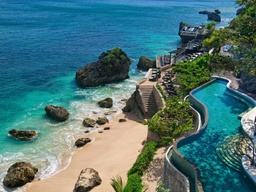
#> input picture A2_P1/InputData/7-Bali-Resorts-RIMBA-1.jpg, 256 x 192 px, shrunk from 1024 x 768 before the run
$ python MainScript.py
#> lines starting #> are read from the running program, lines starting #| are printed output that depends on the picture; after the words box and inside, x2 and y2 are one past the last pixel; in counts of white or black regions, pixels touching at a corner belong together
###########################################################
###########################################################
#### Part of the Semester Assignment of Benedikt Kurz #####
################# Module: Image Processing ################
##################### Department of Informatics ###########
######## E-Mail: benedikt.kurz002@stud.fh-dortmund.de #####
########## Registration Number: 21390260 ##################
###########################################################
###########################################################

import cv2;
import numpy as np
import random
import time
import skimage.measure as measure
import skimage.metrics
import matplotlib.pyplot as plt
import colorsys
import mpl_toolkits.mplot3d.axes3d as p3

# Read the file
# 1. Task: Read it as BGR and transform it into RGB
imageToUseName = './InputData/7-Bali-Resorts-RIMBA-1.jpg'
img_bgr = cv2.imread(imageToUseName)
#> img_bgr is the input picture: shape (192, 256, 3); mean B, G, R 118.9, 116.8, 76.7

width, height, _ = img_bgr.shape
#> width = 192; height = 256
array_length = width * height
#> array_length = 49152
k = 0

r_val = [0] * array_length
g_val = [0] * array_length
b_val = [0] * array_length

for i in range(width):
    for j in range(height):

        # Get the rgb values
        bgr_value_blue = img_bgr[i, j, 0]
        b_val[k] = bgr_value_blue

        bgr_value_green = img_bgr[i, j, 1]
        g_val[k] = bgr_value_green

        bgr_value_red = img_bgr[i, j, 2]
        r_val[k] = bgr_value_red

        k = k + 1
#> after the loop, b_val = 49152 items; g_val = 49152 items; k = 49152; r_val = 49152 items
        # print("Blue: " + str(bgr_value_blue)
        #	+ ", Green: " + str(bgr_value_green)
        #	+ ", Red: " + str(bgr_value_red))

img_rgb = cv2.cvtColor(img_bgr, cv2.COLOR_BGR2RGB)

cv2.imshow("RGB Image", img_rgb)
#cv2.resizeWindow("RGB Image", 480, 360)
cv2.waitKey()


# Plot the graph
fig = plt.figure()
ax = p3.Axes3D(fig)
ax.scatter(r_val, g_val, b_val, marker='o', facecolors=cv2.cvtColor(img_bgr, cv2.COLOR_BGR2RGB).reshape(-1,3)/255)

ax.set_xlabel('Red')
ax.set_ylabel('Green')
ax.set_zlabel('Blue')
rgb_distribution = fig.add_axes(ax)
#plt.show()
plt.savefig("./OutputData/rgb_distribution.jpg")
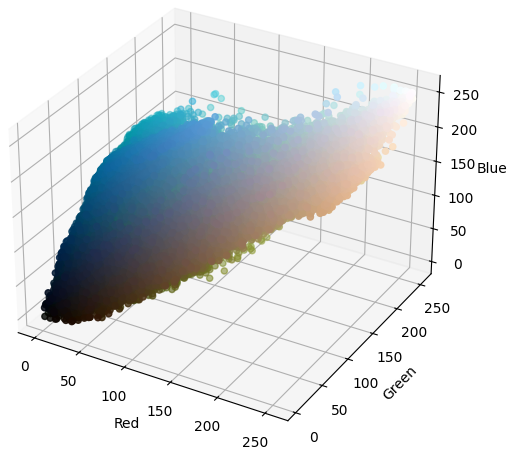
#> figure drawn by matplotlib, 1 panel


# 2. Task: Convert it to HSV

img_hsv = cv2.cvtColor(img_rgb, cv2.COLOR_BGR2RGB)

width, height, _ = img_rgb.shape

array_length = width * height
k = 0

h_val = [0] * array_length
s_val = [0] * array_length
v_val = [0] * array_length

for i in range(width):
    for j in range(height):
        # Get the rgb values
        bgr_value_blue = img_bgr[i, j, 0]
        bgr_value_green = img_bgr[i, j, 1]
        bgr_value_red = img_bgr[i, j, 2]
        hsv_val = colorsys.rgb_to_hsv(bgr_value_red, bgr_value_green, bgr_value_blue)

        h_val[k] = hsv_val[0]
        s_val[k] = hsv_val[1]
        v_val[k] = hsv_val[2]

        img_hsv[i][i] = hsv_val
        k = k + 1
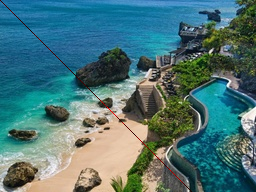
#> img_hsv: shape (192, 256, 3); 0.39% of pixels changed, all inside (x1, y1, x2, y2) = (0, 0, 192, 192)
#> after the loop, h_val = 49152 items; k = 49152; s_val = 49152 items; v_val = 49152 items


# Plot the graph
fig = plt.figure()
ax = p3.Axes3D(fig)
ax.scatter(h_val, s_val, v_val, marker='o', facecolors=cv2.cvtColor(img_hsv, cv2.COLOR_BGR2HSV).reshape(-1,3)/255)

ax.set_xlabel('Hue')
ax.set_ylabel('Saturation')
ax.set_zlabel('Value')
rgb_distribution = fig.add_axes(ax)
#plt.show()
plt.savefig("./OutputData/hsv_distribution.jpg")
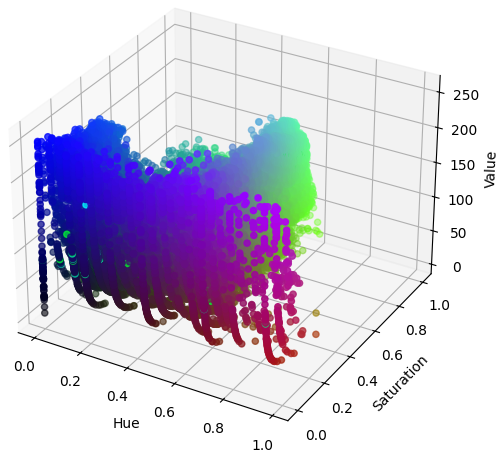
#> figure drawn by matplotlib, 1 panel


##################################
## Start: Task 3 #################
##################################

blue, green, red = cv2.split(img_bgr)
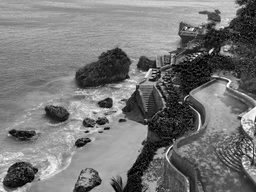
#> blue: shape (192, 256); min 0, max 255, mean 118.9
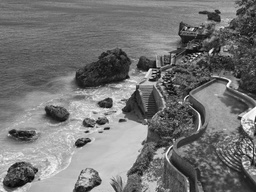
#> green: shape (192, 256); min 4, max 255, mean 116.8
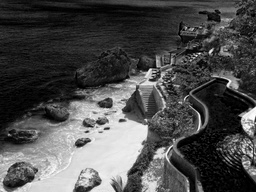
#> red: shape (192, 256); min 0, max 255, mean 76.7

cv2.imshow("RGB_Red", red) # Display the red channel in the image
cv2.imwrite("./OutputData/RGB_Red.jpg", red)
cv2.imshow("RGB_Blue", blue) # Display the red channel in the image
cv2.imwrite("./OutputData/RGB_Blue.jpg", blue)
cv2.imshow("RGB_Green", green) # Display the red channel in the image
cv2.imwrite("./OutputData/RGB_Green.jpg", green)

cv2.waitKey()

hue, saturation, value = cv2.split(img_hsv)
cv2.imshow("HSV_hue", hue) # Display the red channel in the image
cv2.imwrite("./OutputData/HSV_hue.jpg", hue)
cv2.imshow("HSV_saturation", hue) # Display the red channel in the image
cv2.imwrite("./OutputData/HSV_saturation.jpg", saturation)
cv2.imshow("HSV_value", value) # Display the red channel in the image
cv2.imwrite("./OutputData/HSV_value.jpg", value)

cv2.waitKey()

##################################
## End: Task 3 #################
##################################


##################################
## Start: Task 4 #################
## Edge Detection ################
##################################

# Question what kind of segmentation?


##################################
## End: Task 4 ###################
##################################
